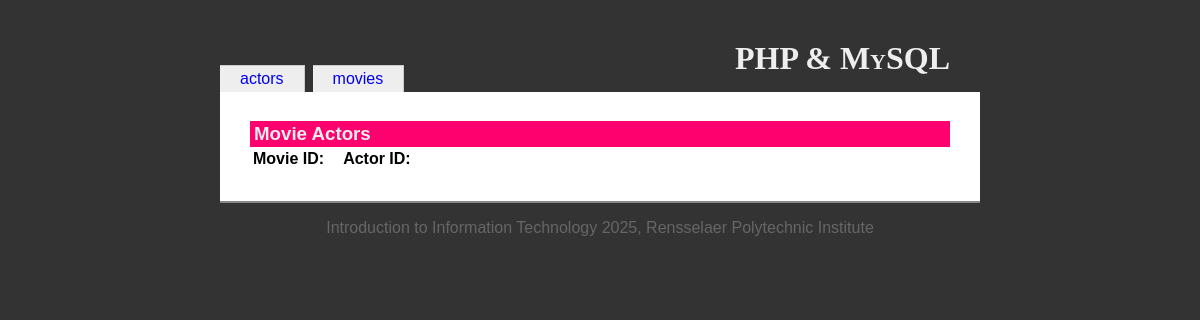
Page /inclassexample/movieactors.php on the earlier database version.
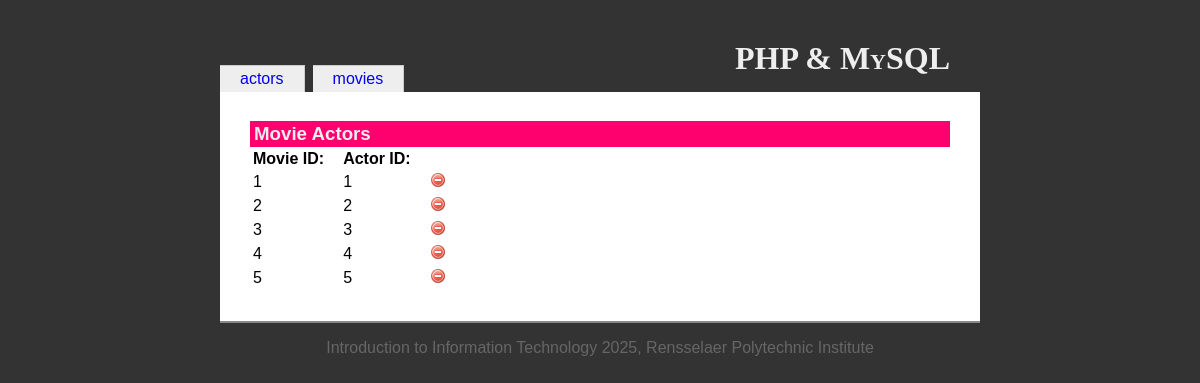
Same page on the later database version.
### tables this page shows
CREATE TABLE `relationship` (
  `actorid` int(10) UNSIGNED NOT NULL,
  `movieid` int(10) UNSIGNED NOT NULL
);

### inclassexample/movieactors.php (the view, shortened to what this page needs)
<?php
  include('includes/init.inc.php');
  include('includes/functions.inc.php');
?>
<?php include('includes/head.inc.php'); ?>
<h1>PHP &amp; MySQL</h1>
<?php include('includes/menubody.inc.php'); ?>
<?php
  $dbOk = false;
  @ $db = new mysqli('localhost', 'phpmyadmin', 'Loveshadow12!', 'iit');
  if ($db->connect_error) {
    echo '<div class="messages">Could not connect to the database. Error: ';
    echo $db->connect_errno . ' - ' . $db->connect_error . '</div>';
  } else {
    $dbOk = true;
  }
?>
<h3>Movie Actors</h3>
<table id="movieActorTable">
<?php
  if ($dbOk) {
    $query = 'SELECT * FROM relationship ORDER BY movieid';
    $result = $db->query($query);
    if ($result) {
      echo '<tr><th>Movie ID:</th><th>Actor ID:</th><th></th></tr>';
      while ($record = $result->fetch_assoc()) {
        $rowClass = ($i % 2 == 0) ? '' : 'class="odd"';
        echo "<tr $rowClass><td>{$record['movieid']}</td><td>{$record['actorid']}</td><td>";
        echo '<img src="resources/delete.png" class="deletemovieactor" width="16" height="16" alt="delete movie actor"/>';
        echo '</td></tr>';
      }
    } else {
      echo '<div class="messages">Error retrieving records from the database.</div>';
    }
  }
?>
</table>
<?php include('includes/foot.inc.php');
?>

### inclassexample/includes/init.inc.php
<!DOCTYPE html>
<html>
  <head>

### inclassexample/includes/head.inc.php (shortened to what this page needs)
  <link href="resources/iit.css" rel="stylesheet" type="text/css"/>
</head>
<body>
  <div id="header">

### inclassexample/includes/menubody.inc.php (shortened to what this page needs)
<?php echo buildMenu(); ?>
</div>
<div id="bodyBlock">

### inclassexample/includes/functions.inc.php
<?php
function buildMenu() {
	$menu = array(
		'index' => 'actors',
		'movies' => 'movies'
	);
	$menuOutput = '<ul id="menu">';
	foreach ($menu as $key => $value) {
		if($_SERVER['PHP_SELF'] == "$key.php") {
			$selected = ' class="selected"';
		} else {
			$selected = '';
		}
		$menuOutput .= '<li' . $selected . '><a href="' . $key . '.php" title="' . $value . '">' . $value . '</a></li>';
	}
	$menuOutput .= '</ul>';
  return $menuOutput;
}
?>

### inclassexample/includes/foot.inc.php
    </div>
    <div id="footer">
      Introduction to Information Technology 2025, Rensselaer Polytechnic Institute
    </div>
  </body>
</html>

### inclassexample/resources/iit.css (style rules this page uses)
body { font-family: Georgia, Arial, Helvetica, sans-serif; color: black; background-color: #333; margin: 0; padding: 0; }
#header { position: relative; width: 760px; margin: 0 auto; color: #eee; background-color: #333; padding: 0; }
h1 { position: relative; top: 20px; text-align: right; margin: 20px 30px 0 0; font-family: Palatino, Times New Roman, Times, serif; font-variant: small-caps; }
#menu { width: 100%; margin: 0.5em 0 0 0; padding: 0; }
#menu li { display: inline-block; list-style: none; padding: 0; margin: 0 0.5em 0 0; color: #333; background-color: #eee; border-top: 1px solid #ccc; border-right: 1px solid #ccc; }
#menu a { display: block; padding: 4px 20px; text-decoration: none; }
#bodyBlock { width: 700px; margin: 0 auto; padding: 10px 30px 30px 30px; color: black; background-color: white; border-bottom: 2px solid #888; }
h3 { margin: 1em 0 0 0; background-color: #ff006f; color: #eee; padding: 2px 4px; }
table { margin: 0; }
th { text-align: left; padding-right: 1em; }
td { padding-right: 1em; }
#footer { text-align: center; margin: 1em 0 0 0; color: #666; background-color: transparent; }

Differences in the rows shown:
added relationship: movieid "1", actorid "1"
added relationship: movieid "2", actorid "2"
added relationship: movieid "3", actorid "3"
added relationship: movieid "4", actorid "4"
added relationship: movieid "5", actorid "5"
